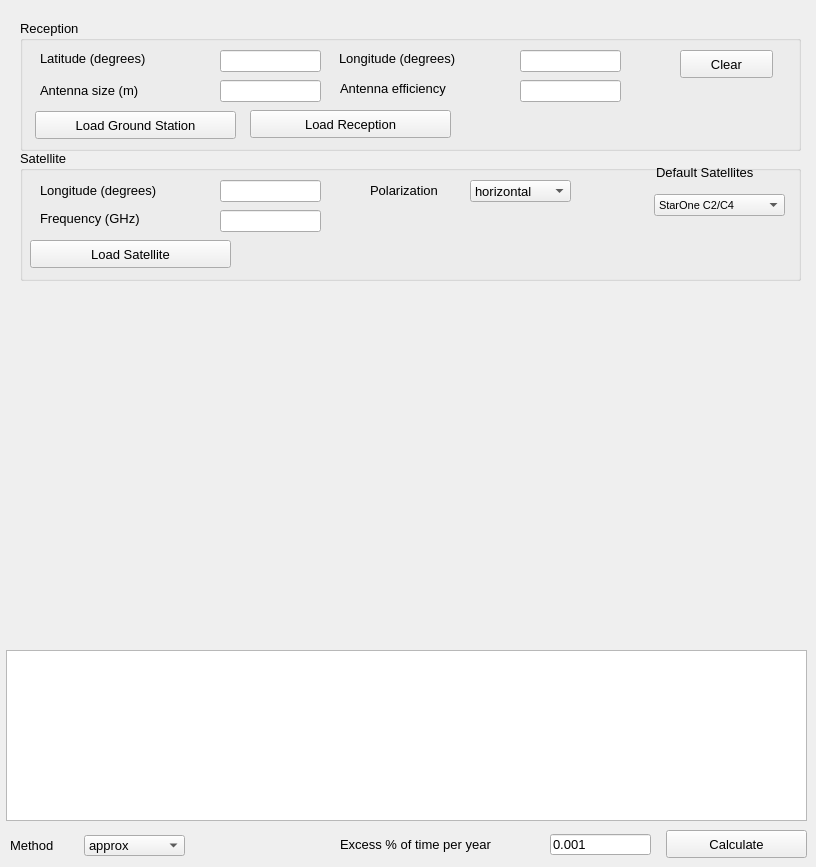
      <widget class="QWidget" name="single_point_atm_calc_page_4">
       <widget class="QGroupBox" name="groupBox_34">
        <property name="geometry">
         <rect>
          <x>20</x>
          <y>20</y>
          <width>781</width>
          <height>131</height>
         </rect>
        </property>
        <property name="font">
         <font>
          <pointsize>10</pointsize>
         </font>
        </property>
        <property name="title">
         <string>Reception</string>
        </property>
        <widget class="QLineEdit" name="lat_ground_station_spatm_4">
         <property name="geometry">
          <rect>
           <x>200</x>
           <y>30</y>
           <width>101</width>
           <height>22</height>
          </rect>
         </property>
        </widget>
        <widget class="QLineEdit" name="long_ground_station_spatm_4">
         <property name="geometry">
          <rect>
           <x>500</x>
           <y>30</y>
           <width>101</width>
           <height>22</height>
          </rect>
         </property>
        </widget>
        <widget class="QLabel" name="label_265">
         <property name="geometry">
          <rect>
           <x>20</x>
           <y>23</y>
           <width>151</width>
           <height>31</height>
          </rect>
         </property>
         <property name="text">
          <string>Latitude (degrees)</string>
         </property>
        </widget>
        <widget class="QLabel" name="label_266">
         <property name="geometry">
          <rect>
           <x>319</x>
           <y>28</y>
           <width>161</width>
           <height>21</height>
          </rect>
         </property>
         <property name="text">
          <string>Longitude (degrees)</string>
         </property>
        </widget>
        <widget class="QLabel" name="label_267">
         <property name="geometry">
          <rect>
           <x>20</x>
           <y>60</y>
           <width>161</width>
           <height>21</height>
          </rect>
         </property>
         <property name="text">
          <string>Antenna size (m)</string>
         </property>
        </widget>
        <widget class="QLineEdit" name="ant_size_reception_spatm_4">
         <property name="geometry">
          <rect>
           <x>200</x>
           <y>60</y>
           <width>101</width>
           <height>22</height>
          </rect>
         </property>
        </widget>
        <widget class="QLineEdit" name="ant_eff_reception_spatm_4">
         <property name="geometry">
          <rect>
           <x>500</x>
           <y>60</y>
           <width>101</width>
           <height>22</height>
          </rect>
         </property>
        </widget>
        <widget class="QLabel" name="label_268">
         <property name="geometry">
          <rect>
           <x>320</x>
           <y>60</y>
           <width>141</width>
           <height>16</height>
          </rect>
         </property>
         <property name="text">
          <string>Antenna efficiency</string>
         </property>
        </widget>
        <widget class="QPushButton" name="clear_reception_rcp_8">
         <property name="geometry">
          <rect>
           <x>660</x>
           <y>30</y>
           <width>93</width>
           <height>28</height>
          </rect>
         </property>
         <property name="font">
          <font>
           <pointsize>10</pointsize>
           <weight>50</weight>
           <bold>false</bold>
          </font>
         </property>
         <property name="text">
          <string>Clear</string>
         </property>
        </widget>
        <widget class="QPushButton" name="load_reception_rcp_14">
         <property name="geometry">
          <rect>
           <x>15</x>
           <y>91</y>
           <width>201</width>
           <height>28</height>
          </rect>
         </property>
         <property name="font">
          <font>
           <pointsize>10</pointsize>
           <weight>50</weight>
           <bold>false</bold>
          </font>
         </property>
         <property name="text">
          <string>Load Ground Station</string>
         </property>
        </widget>
        <widget class="QPushButton" name="load_reception_rcp_15">
         <property name="geometry">
          <rect>
           <x>230</x>
           <y>90</y>
           <width>201</width>
           <height>28</height>
          </rect>
         </property>
         <property name="font">
          <font>
           <pointsize>10</pointsize>
           <weight>50</weight>
           <bold>false</bold>
          </font>
         </property>
         <property name="text">
          <string>Load Reception</string>
         </property>
        </widget>
       </widget>
       <widget class="QPushButton" name="calc_spatm_4">
        <property name="geometry">
         <rect>
          <x>666</x>
          <y>830</y>
          <width>141</width>
          <height>28</height>
         </rect>
        </property>
        <property name="font">
         <font>
          <pointsize>10</pointsize>
         </font>
        </property>
        <property name="text">
         <string>Calculate</string>
        </property>
       </widget>
       <widget class="QTextEdit" name="textEdit_5">
        <property name="geometry">
         <rect>
          <x>6</x>
          <y>650</y>
          <width>801</width>
          <height>171</height>
         </rect>
        </property>
        <property name="font">
         <font>
          <pointsize>10</pointsize>
         </font>
        </property>
       </widget>
       <widget class="QGroupBox" name="groupBox_35">
        <property name="geometry">
         <rect>
          <x>20</x>
          <y>150</y>
          <width>781</width>
          <height>131</height>
         </rect>
        </property>
        <property name="font">
         <font>
          <pointsize>10</pointsize>
         </font>
        </property>
        <property name="title">
         <string>Satellite</string>
        </property>
        <widget class="QLabel" name="label_269">
         <property name="geometry">
          <rect>
           <x>20</x>
           <y>60</y>
           <width>131</width>
           <height>16</height>
          </rect>
         </property>
         <property name="text">
          <string>Frequency (GHz)</string>
         </property>
        </widget>
        <widget class="QLabel" name="label_270">
         <property name="geometry">
          <rect>
           <x>20</x>
           <y>30</y>
           <width>161</width>
           <height>21</height>
          </rect>
         </property>
         <property name="text">
          <string>Longitude (degrees)</string>
         </property>
        </widget>
        <widget class="QLineEdit" name="long_sat_spatm_4">
         <property name="geometry">
          <rect>
           <x>200</x>
           <y>30</y>
           <width>101</width>
           <height>22</height>
          </rect>
         </property>
        </widget>
        <widget class="QLineEdit" name="freq_sat_spatm_4">
         <property name="geometry">
          <rect>
           <x>200</x>
           <y>60</y>
           <width>101</width>
           <height>22</height>
          </rect>
         </property>
        </widget>
        <widget class="QComboBox" name="default_sat_sp_perf_7">
         <property name="geometry">
          <rect>
           <x>634</x>
           <y>44</y>
           <width>131</width>
           <height>22</height>
          </rect>
         </property>
         <property name="font">
          <font>
           <pointsize>8</pointsize>
          </font>
         </property>
         <item>
          <property name="text">
           <string>StarOne C2/C4</string>
          </property>
         </item>
         <item>
          <property name="text">
           <string>Hispamar</string>
          </property>
         </item>
         <item>
          <property name="text">
           <string>Claro</string>
          </property>
         </item>
         <item>
          <property name="text">
           <string>Menino Ney</string>
          </property>
         </item>
        </widget>
        <widget class="QLabel" name="label_271">
         <property name="geometry">
          <rect>
           <x>636</x>
           <y>14</y>
           <width>131</width>
           <height>16</height>
          </rect>
         </property>
         <property name="text">
          <string>Default Satellites</string>
         </property>
        </widget>
        <widget class="QComboBox" name="pol_sat_8">
         <property name="geometry">
          <rect>
           <x>450</x>
           <y>30</y>
           <width>101</width>
           <height>22</height>
          </rect>
         </property>
         <item>
          <property name="text">
           <string>horizontal</string>
          </property>
         </item>
         <item>
          <property name="text">
           <string>vertical</string>
          </property>
         </item>
         <item>
          <property name="text">
           <string>circular</string>
          </property>
         </item>
        </widget>
        <widget class="QLabel" name="label_272">
         <property name="geometry">
          <rect>
           <x>350</x>
           <y>30</y>
           <width>91</width>
           <height>20</height>
          </rect>
         </property>
         <property name="text">
          <string>Polarization</string>
         </property>
        </widget>
        <widget class="QPushButton" name="load_reception_rcp_16">
         <property name="geometry">
          <rect>
           <x>10</x>
           <y>90</y>
           <width>201</width>
           <height>28</height>
          </rect>
         </property>
         <property name="font">
          <font>
           <pointsize>10</pointsize>
           <weight>50</weight>
           <bold>false</bold>
          </font>
         </property>
         <property name="text">
          <string>Load Satellite</string>
         </property>
        </widget>
       </widget>
       <widget class="QLineEdit" name="p_year_spatm_4">
        <property name="geometry">
         <rect>
          <x>550</x>
          <y>834</y>
          <width>101</width>
          <height>21</height>
         </rect>
        </property>
        <property name="font">
         <font>
          <pointsize>10</pointsize>
         </font>
        </property>
        <property name="toolTip">
         <string/>
        </property>
        <property name="statusTip">
         <string>Values between 0.001 and 0.5</string>
        </property>
        <property name="text">
         <string>0.001</string>
        </property>
       </widget>
       <widget class="QLabel" name="label_273">
        <property name="geometry">
         <rect>
          <x>340</x>
          <y>834</y>
          <width>201</width>
          <height>20</height>
         </rect>
        </property>
        <property name="font">
         <font>
          <pointsize>10</pointsize>
         </font>
        </property>
        <property name="text">
         <string>Excess % of time per year</string>
        </property>
       </widget>
       <widget class="QLabel" name="label_274">
        <property name="geometry">
         <rect>
          <x>10</x>
          <y>837</y>
          <width>71</width>
          <height>16</height>
         </rect>
        </property>
        <property name="font">
         <font>
          <pointsize>10</pointsize>
         </font>
        </property>
        <property name="text">
         <string>Method</string>
        </property>
       </widget>
       <widget class="QComboBox" name="method_spatm_4">
        <property name="geometry">
         <rect>
          <x>84</x>
          <y>835</y>
          <width>101</width>
          <height>21</height>
         </rect>
        </property>
        <property name="font">
         <font>
          <pointsize>10</pointsize>
         </font>
        </property>
        <property name="statusTip">
         <string>Mode calculation for gaseous attenuation</string>
        </property>
        <item>
         <property name="text">
          <string>approx</string>
         </property>
        </item>
        <item>
         <property name="text">
          <string>exact</string>
         </property>
        </item>
       </widget>
      </widget>
